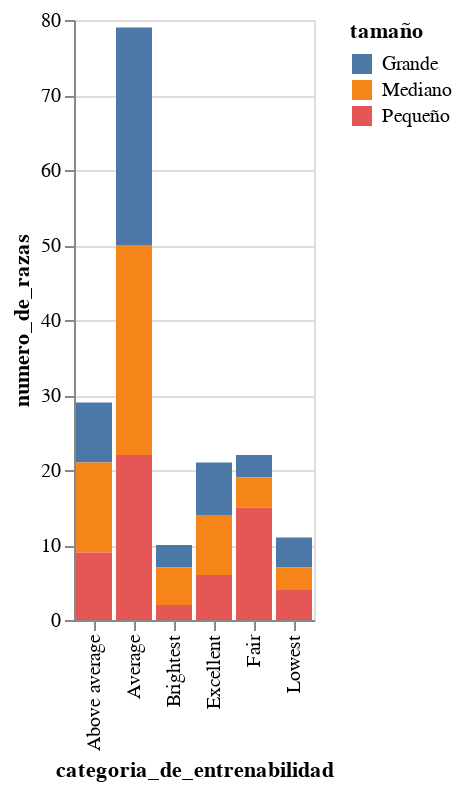

Notebook source saved alongside this figure:
### Code cell
alt.Chart(distribucion_razas_size_entrenabilidad).mark_bar().encode(
    x='categoria_de_entrenabilidad',
    y='numero_de_razas',
    color='tamaño'
)

### Figure 1 — Vega-Lite specification as saved in the notebook (floating-point values rounded to 4 significant figures)
{"config": {"view": {"continuousWidth": 400, "continuousHeight": 300}}, "data": {"name": "data-dd5b6055d76a0da5695906781537e80f"}, "mark": "bar", "encoding": {"color": {"field": "tamaño", "type": "nominal"}, "x": {"field": "categoria_de_entrenabilidad", "type": "nominal"}, "y": {"field": "numero_de_razas", "type": "quantitative"}}, "$schema": "https://vega.github.io/schema/vega-lite/v4.17.0.json", "datasets": {"data-dd5b6055d76a0da5695906781537e80f": [{"categoria_de_entrenabilidad": "Above average", "numero_de_razas": 8, "tamaño": "Grande"}, {"categoria_de_entrenabilidad": "Average", "numero_de_razas": 29, "tamaño": "Grande"}, {"categoria_de_entrenabilidad": "Brightest", "numero_de_razas": 3, "tamaño": "Grande"}, {"categoria_de_entrenabilidad": "Excellent", "numero_de_razas": 7, "tamaño": "Grande"}, {"categoria_de_entrenabilidad": "Fair", "numero_de_razas": 3, "tamaño": "Grande"}, {"categoria_de_entrenabilidad": "Lowest", "numero_de_razas": 4, "tamaño": "Grande"}, {"categoria_de_entrenabilidad": "Above average", "numero_de_razas": 12, "tamaño": "Mediano"}, {"categoria_de_entrenabilidad": "Average", "numero_de_razas": 28, "tamaño": "Mediano"}, {"categoria_de_entrenabilidad": "Brightest", "numero_de_razas": 5, "tamaño": "Mediano"}, {"categoria_de_entrenabilidad": "Excellent", "numero_de_razas": 8, "tamaño": "Mediano"}, {"categoria_de_entrenabilidad": "Fair", "numero_de_razas": 4, "tamaño": "Mediano"}, {"categoria_de_entrenabilidad": "Lowest", "numero_de_razas": 3, "tamaño": "Mediano"}, {"categoria_de_entrenabilidad": "Above average", "numero_de_razas": 9, "tamaño": "Pequeño"}, {"categoria_de_entrenabilidad": "Average", "numero_de_razas": 22, "tamaño": "Pequeño"}, {"categoria_de_entrenabilidad": "Brightest", "numero_de_razas": 2, "tamaño": "Pequeño"}, {"categoria_de_entrenabilidad": "Excellent", "numero_de_razas": 6, "tamaño": "Pequeño"}, {"categoria_de_entrenabilidad": "Fair", "numero_de_razas": 15, "tamaño": "Pequeño"}, {"categoria_de_entrenabilidad": "Lowest", "numero_de_razas": 4, "tamaño": "Pequeño"}]}}
